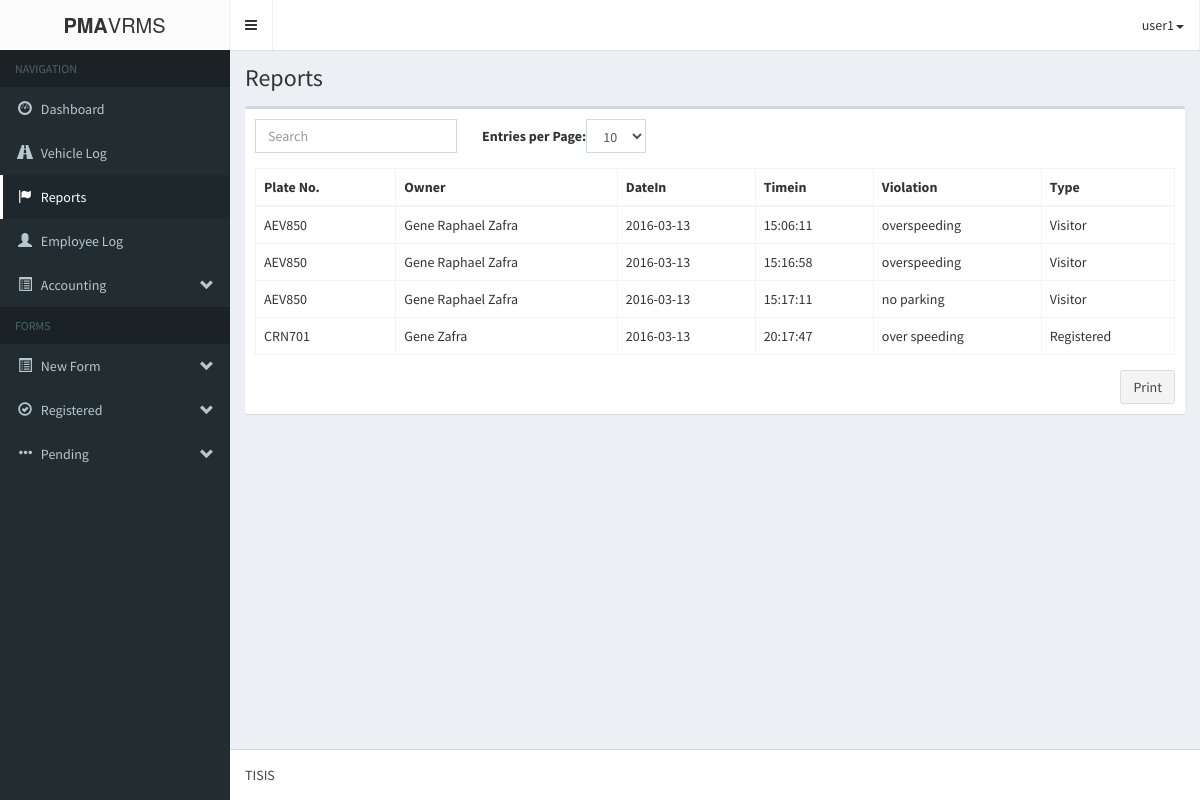
Screenshot of /pma-vrmsAdmin/reports.php (signed in) with the database file from the repository.
### tables this page shows
CREATE TABLE IF NOT EXISTS `report` (
  `rid` int(11) NOT NULL AUTO_INCREMENT,
  `plateNum` varchar(7) NOT NULL,
  `owner` varchar(50) NOT NULL,
  `datein` date NOT NULL,
  `timein` time NOT NULL,
  `violation` text NOT NULL,
  `type` varchar(15) NOT NULL,
  `flag` int(11) NOT NULL,
  PRIMARY KEY (`rid`)
);

### pma-vrmsAdmin/login/session.php (called while the page is built, shortened)
<?php
	$dbc = mysqli_connect('localhost', 'root', '', 'pma-vrms');
	$user_check = $_SESSION['login_user'];
	$query = "SELECT username from admin_users
				WHERE username='$user_check'";
	$result = mysqli_query($dbc, $query)
				or die('Error querying database.');
	$row = mysqli_fetch_assoc($result);
	$login_session = $row['username'];
?>

### pma-vrmsAdmin/logic/registered_logic.php (called while the page is built, shortened)
<?php
	require_once('db/database.php');
	$database = new Database();
	$query = 'SELECT * FROM form1_applicantpd ORDER BY a_dateRegistered DESC';
	$database->execute($query);
	$query = 'SELECT * FROM form2_militarypd ORDER BY m_dateRegistered DESC';
	$database->execute($query);
	$query = 'SELECT * FROM vehicle_information JOIN form1_applicantpd ON form1_applicantpd.a_vehicle_id = vehicle_information.vehicleId';
	$database->execute($query);
	$query = 'SELECT * FROM log';
	$database->execute($query);
	$query = 'SELECT * FROM userlog';
	$database->execute($query);
	$query = 'SELECT * FROM report';
	$database->execute($query);
	$reports = array();
?>

### pma-vrmsAdmin/db/database.php (called while the page is built, shortened)
<?php
	class Database{
		private $database;
		private function connect(){
			$host			= 'localhost';
			$username		= 'root';
			$password		= '';
			$database_name	= 'pma-vrms';
			$port			= 3306;
			$this->database = mysqli_connect($host, $username, $password, $database_name, $port);
		}
		public function execute($query){
			$this->result = mysqli_query($this->database, $query) OR die(mysqli_error($this->database));
		}
	}
?>

### pma-vrmsAdmin/reports.php (the view, shortened to what this page needs)
<?php
include('login/session.php');
?>
<!DOCTYPE html>
<html>
<head>
	<link rel="stylesheet" href="bootstrap/css/bootstrap.min.css">
    <link rel="stylesheet" href="fonts/font-awesome.min.css">
    <link rel="stylesheet" href="css/style-main.min.css">
    <link rel="stylesheet" href="bootstrap/css/jquery.bdt.css">
    <link rel="stylesheet" href="css/skin.min.css">
</head>
<body class="hold-transition skin-black sidebar-mini">
    <div class="wrapper">
      <header class="main-header">
        <div class="logo">
          <span class="logo-lg"><b>PMA</b>VRMS</span>
        </div>
        <nav class="navbar navbar-static-top" role="navigation">
          <a href="#" class="sidebar-toggle" data-toggle="offcanvas" role="button">
          </a>
            <ul class="nav navbar-nav pull-right">
			<li class="drop-down">
				<a class="drop-down toggle" data-toggle="dropdown" href=""><?php echo $login_session; ?><span class="caret"></span></a>
			</li>
		</ul>
        </nav>
      </header>
      <aside class="main-sidebar">
        <section class="sidebar">
          <ul class="sidebar-menu">
            <li class="header">NAVIGATION</li>
            <li class=""><a href="index.php"><i class="glyphicon glyphicon-dashboard"></i> <span>Dashboard</span></a></li>
            <li><a href="vehicleLog.php"><i class="glyphicon glyphicon-road"></i> <span>Vehicle Log</span></a></li>
            <li class="active"><a href="reports.php"><i class="glyphicon glyphicon-flag"></i> <span>Reports</span></a></li>
            <li><a href="login/logbook_page.php"><i class="glyphicon glyphicon-user"></i> <span>Employee Log</span></a></li>
            <li class="treeview">
              <a href="#"><i class="glyphicon glyphicon-list-alt"></i> <span>Accounting</span> <i class="glyphicon glyphicon-chevron-down pull-right"></i></a>
            </li>
            <li class="header">FORMS</li>
            <li class="treeview">
              <a href="#"><i class="glyphicon glyphicon-list-alt"></i> <span>New Form</span> <i class="glyphicon glyphicon-chevron-down pull-right"></i></a>
            </li>
            <li class="treeview">
              <a href="#"><i class="glyphicon glyphicon-ok-circle"></i> <span>Registered</span> <i class="glyphicon glyphicon-chevron-down pull-right"></i></a>
            </li>
            <li class="treeview">
              <a href="#"><i class="glyphicon glyphicon-option-horizontal"></i> <span>Pending</span> <i class="glyphicon glyphicon-chevron-down pull-right"></i></a>
            </li>
          </ul>
        </section>
      </aside>
      <div class="content-wrapper">
        <section class="content-header">
          <h1>
            Reports
          </h1>
        </section>
        <section class="content">
	       <?php include('logic/registered_logic.php'); ?>
		<div class="'container">
			<div class="row">
				<div class="col-md-12">
                    <div class="box">
                        <div class="box-body">
                            <table class="table table-bordered table-hover" id="bootstrap-table">
                                <thead>
                                    <th>Plate No.</th>
                                    <th>Owner</th>
                                    <th>DateIn</th>
                                    <th>Timein</th>
                                    <th>Violation</th>
                                    <th>Type</th>
                                </thead>
                                <tbody>
                                    <?php
                                        foreach ($reports as $key => $report) {
                                            echo <<<DATA
                                                <tr id='report$key'>
                                                    <td style='display:none'>$report[rid]</td>
                                                    <td>$report[plateNum]</td>
                                                    <td>$report[owner]</td>
                                                    <td>$report[datein]</td>
                                                    <td>$report[timein]</td>
                                                    <td>$report[violation]</td>
                                                    <td>$report[type]</td>
                                                </tr>
DATA;
                                        }
                                    ?>
                                </tbody>
                            </table>
                            <button class="btn btn-default pull-right">Print</button>
                        </div>
                    </div>
                </div>
</section>
        <br/><br/>
        </div>
      <footer class="main-footer">
        TISIS
      </footer>
    </div>
</body>
</html>

### rows the page displays
report: plateNum "AEV850", owner "Gene Raphael Zafra", datein "2016-03-13", timein "15:06:11", violation "overspeeding", type "Visitor"
report: plateNum "AEV850", owner "Gene Raphael Zafra", datein "2016-03-13", timein "15:16:58", violation "overspeeding", type "Visitor"
report: plateNum "AEV850", owner "Gene Raphael Zafra", datein "2016-03-13", timein "15:17:11", violation "no parking", type "Visitor"
report: plateNum "CRN701", owner "Gene Zafra", datein "2016-03-13", timein "20:17:47", violation "over speeding", type "Registered"

### other values shown
$login_session "user1"
